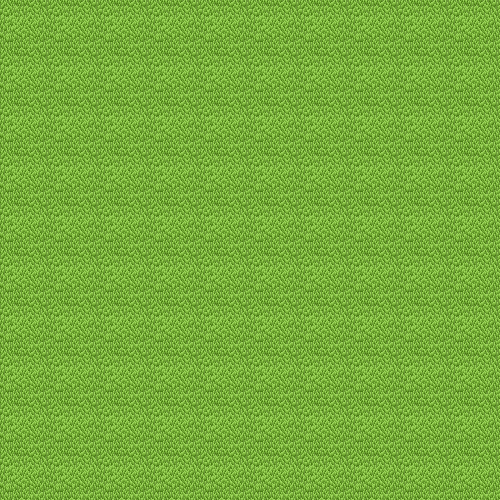

A 2D game scene composited from a Tiled map and its tileset images. What follows is a short description and the map's XML, with each tile layer's data collapsed to a summary:
An orthogonal 10x10 tile map with 50x50 px tiles, 1 tile layer (mowed_grass), 8 tilesets and 115 objects (1,3,3,2,1,4,4,2, 4,4,1,1,2,2,3,3, 2,1,1,2,2,1).

<map version="1.0" orientation="orthogonal" renderorder="right-down" width="10" height="10" tilewidth="50" tileheight="50" nextobjectid="126">
 <tileset firstgid="1" name="mowed_grass" tilewidth="50" tileheight="50">
  <image source="mowed_grass.png" width="128" height="128" />
 </tileset>
 <tileset firstgid="5" name="grass" tilewidth="50" tileheight="50">
  <image source="grass.png" width="50" height="50" />
 </tileset>
 <tileset firstgid="6" name="gravel" tilewidth="50" tileheight="50">
  <image source="gravel.png" width="50" height="50" />
 </tileset>
 <tileset firstgid="7" name="gnome_placeholder" tilewidth="50" tileheight="50">
  <image source="gnome_placeholder.png" width="50" height="50" />
 </tileset>
 <tileset firstgid="8" name="oak-tree-50x50-transparent" tilewidth="50" tileheight="50">
  <image source="oak-tree-50x50-transparent.gif" width="50" height="50" />
 </tileset>
 <tileset firstgid="9" name="bush50x50" tilewidth="50" tileheight="50">
  <image source="bush50x50.gif" width="50" height="50" />
 </tileset>
 <tileset firstgid="10" name="chocolatechip50x50" tilewidth="50" tileheight="50">
  <image source="chocolatechip50x50.gif" width="50" height="50" />
 </tileset>
 <tileset firstgid="11" name="grandma_placeholder" tilewidth="50" tileheight="50">
  <image source="grandma_placeholder.png" width="50" height="50" />
 </tileset>
 <layer name="mowed_grass" width="10" height="10">
  <data>[100 cells, 100 non-empty, 1 distinct tile ids]</data>
 </layer>
 <objectgroup name="grass">
  <object id="1" gid="5" x="0" y="50" />
  <object id="2" gid="5" x="50" y="50" />
  <object id="3" gid="5" x="100" y="50" />
  <object id="4" gid="5" x="150" y="50" />
  <object id="5" gid="5" x="200" y="50" />
  <object id="6" gid="5" x="250" y="50" />
  <object id="7" gid="5" x="300" y="50" />
  <object id="8" gid="5" x="350" y="50" />
  <object id="9" gid="5" x="400" y="50" />
  <object id="10" gid="5" x="450" y="50" />
  <object id="11" gid="5" x="0" y="100" />
  <object id="12" gid="5" x="50" y="100" />
  <object id="13" gid="5" x="100" y="100" />
  <object id="14" gid="5" x="150" y="100" />
  <object id="15" gid="5" x="200" y="100" />
  <object id="16" gid="5" x="250" y="100" />
  <object id="17" gid="5" x="300" y="100" />
  <object id="18" gid="5" x="350" y="100" />
  <object id="19" gid="5" x="400" y="100" />
  <object id="20" gid="5" x="450" y="100" />
  <object id="21" gid="5" x="0" y="150" />
  <object id="22" gid="5" x="50" y="150" />
  <object id="23" gid="5" x="100" y="150" />
  <object id="24" gid="5" x="150" y="150" />
  <object id="25" gid="5" x="200" y="150" />
  <object id="26" gid="5" x="250" y="150" />
  <object id="27" gid="5" x="300" y="150" />
  <object id="28" gid="5" x="350" y="150" />
  <object id="29" gid="5" x="400" y="150" />
  <object id="30" gid="5" x="450" y="150" />
  <object id="31" gid="5" x="0" y="200" />
  <object id="32" gid="5" x="50" y="200" />
  <object id="33" gid="5" x="100" y="200" />
  <object id="34" gid="5" x="150" y="200" />
  <object id="35" gid="5" x="200" y="200" />
  <object id="36" gid="5" x="250" y="200" />
  <object id="37" gid="5" x="300" y="200" />
  <object id="38" gid="5" x="350" y="200" />
  <object id="39" gid="5" x="400" y="200" />
  <object id="40" gid="5" x="450" y="200" />
  <object id="41" gid="5" x="0" y="250" />
  <object id="42" gid="5" x="50" y="250" />
  <object id="43" gid="5" x="100" y="250" />
  <object id="44" gid="5" x="150" y="250" />
  <object id="45" gid="5" x="200" y="250" />
  <object id="46" gid="5" x="250" y="250" />
  <object id="47" gid="5" x="300" y="250" />
  <object id="48" gid="5" x="350" y="250" />
  <object id="49" gid="5" x="400" y="250" />
  <object id="50" gid="5" x="450" y="250" />
  <object id="51" gid="5" x="0" y="300" />
  <object id="52" gid="5" x="50" y="300" />
  <object id="53" gid="5" x="100" y="300" />
  <object id="54" gid="5" x="150" y="300" />
  <object id="55" gid="5" x="200" y="300" />
  <object id="56" gid="5" x="250" y="300" />
  <object id="57" gid="5" x="300" y="300" />
  <object id="58" gid="5" x="350" y="300" />
  <object id="59" gid="5" x="400" y="300" />
  <object id="60" gid="5" x="450" y="300" />
  <object id="61" gid="5" x="0" y="350" />
  <object id="62" gid="5" x="50" y="350" />
  <object id="63" gid="5" x="100" y="350" />
  <object id="64" gid="5" x="150" y="350" />
  <object id="65" gid="5" x="200" y="350" />
  <object id="66" gid="5" x="250" y="350" />
  <object id="67" gid="5" x="300" y="350" />
  <object id="68" gid="5" x="350" y="350" />
  <object id="69" gid="5" x="400" y="350" />
  <object id="70" gid="5" x="450" y="350" />
  <object id="71" gid="5" x="0" y="400" />
  <object id="72" gid="5" x="50" y="400" />
  <object id="73" gid="5" x="100" y="400" />
  <object id="74" gid="5" x="150" y="400" />
  <object id="75" gid="5" x="200" y="400" />
  <object id="76" gid="5" x="250" y="400" />
  <object id="77" gid="5" x="300" y="400" />
  <object id="78" gid="5" x="350" y="400" />
  <object id="79" gid="5" x="400" y="400" />
  <object id="80" gid="5" x="450" y="400" />
  <object id="81" gid="5" x="0" y="450" />
  <object id="82" gid="5" x="50" y="450" />
  <object id="83" gid="5" x="100" y="450" />
  <object id="84" gid="5" x="150" y="450" />
  <object id="85" gid="5" x="200" y="450" />
  <object id="86" gid="5" x="250" y="450" />
  <object id="87" gid="5" x="300" y="450" />
  <object id="88" gid="5" x="350" y="450" />
  <object id="89" gid="5" x="400" y="450" />
  <object id="90" gid="5" x="450" y="450" />
  <object id="91" gid="5" x="0" y="500" />
  <object id="92" gid="5" x="50" y="500" />
  <object id="93" gid="5" x="100" y="500" />
  <object id="94" gid="5" x="150" y="500" />
  <object id="95" gid="5" x="200" y="500" />
  <object id="96" gid="5" x="250" y="500" />
  <object id="97" gid="5" x="300" y="500" />
  <object id="98" gid="5" x="350" y="500" />
  <object id="99" gid="5" x="400" y="500" />
  <object id="100" gid="5" x="450" y="500" />
 </objectgroup>
 <objectgroup name="gravel">
  <object id="101" gid="6" x="0" y="300" />
  <object id="102" gid="6" x="250" y="150" />
  <object id="103" gid="6" x="350" y="450" />
 </objectgroup>
 <objectgroup name="gnome">
  <object id="104" name="1,3,3,2,1,4,4,2" gid="7" x="0" y="250" />
  <object id="105" name="4,4,1,1,2,2,3,3" gid="7" x="300" y="500" />
  <object id="106" name="2,1,1,2,2,1" gid="7" x="250" y="250" />
 </objectgroup>
 <objectgroup name="tree">
  <object id="107" gid="8" x="100" y="400" />
  <object id="108" gid="8" x="300" y="150" />
  <object id="109" gid="8" x="350" y="300" />
  <object id="111" gid="8" x="100" y="100" />
 </objectgroup>
 <objectgroup name="bush">
  <object id="113" gid="9" x="150" y="300" />
  <object id="114" gid="9" x="350" y="50" />
  <object id="115" gid="9" x="450" y="200" />
 </objectgroup>
 <objectgroup name="cookies">
  <object id="123" gid="10" x="250" y="200" />
 </objectgroup>
 <objectgroup name="grandma">
  <object id="124" gid="11" x="100" y="450" />
 </objectgroup>
</map>
